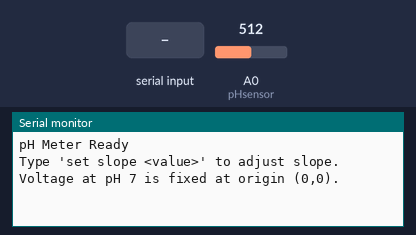
Recording of a sketch running on a simulated Arduino Uno, built with avr-gcc and run on an emulated ATmega328P. Shown: the last lines printed to the serial monitor. The inputs (shaded band) are chosen by the test bench; at power-on: A0 (pHsensor) = 512.

Above: at 1.2 s.
1.3 s: "set slope \n" received over Serial
At 2.3 s:
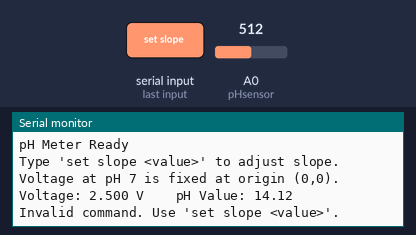
3.0 s: A0 (pHsensor) set to 716
At 4.3 s:
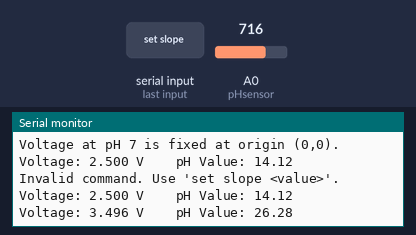
4.5 s: A0 (pHsensor) set to 900
At 5.8 s:
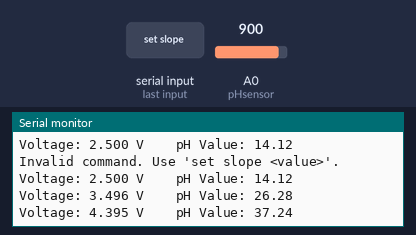
Timing chart, 0 to 7.5 s (numbered marks = the images above; inputs shaded):
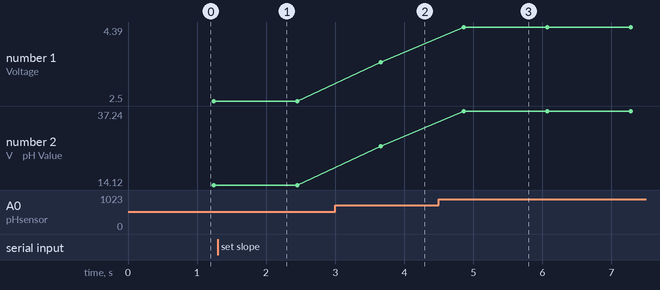

Measured:
- after the input at 1.3 s, the serial monitor: prints a new line after 0.25 s (image 1)
- after the input at 3.0 s, the serial monitor: prints a new line after 0.66 s (image 2)
- after the input at 4.5 s, the serial monitor: prints a new line after 0.36 s (image 3)
- plotted number 1: 2.5 → 3.5 after the input at 3.0 s, 3.5 → 4.39 after the input at 4.5 s
- plotted number 2: 14.12 → 26.28 after the input at 3.0 s, 26.28 → 37.24 after the input at 4.5 s

The sketch:

calibratePH.ino
```cpp
#include <Wire.h>

// Initial calibration constants
float slope = 12.2;           // Default slope
float calibration_voltage = 1.916; // Voltage corresponding to pH 7.0 (set during calibration)

int pHsensor = A0;
int phval = 0;
unsigned long int avgval;
int buffer_arr[10], temp;

float ph_act;

// Timing variables
unsigned long lastDisplayTime = 0; // Tracks the last display update time
const unsigned long displayInterval = 1000; // Interval for displaying pH values (1 second)

void setup() {
  Serial.begin(9600);
  pinMode(pHsensor, INPUT);
  Serial.println("pH Meter Ready");
  Serial.println("Type 'set slope <value>' to adjust slope.");
  Serial.println("Voltage at pH 7 is fixed at origin (0,0).");
}

void loop() {
  // Collect and sort 10 samples from the pH sensor
  for (int i = 0; i < 10; i++) {
    buffer_arr[i] = analogRead(pHsensor);
    delay(30);
  }
  for (int i = 0; i < 9; i++) {
    for (int j = i + 1; j < 10; j++) {
      if (buffer_arr[i] > buffer_arr[j]) {
        temp = buffer_arr[i];
        buffer_arr[i] = buffer_arr[j];
        buffer_arr[j] = temp;
      }
    }
  }

  // Average the middle 6 samples
  avgval = 0;
  for (int i = 2; i < 8; i++) {
    avgval += buffer_arr[i];
  }

  // Convert the average to a voltage
  float volt = (float)avgval * 5 / 1024.0 / 6;

  // Calculate the pH value using the corrected calibration equation
  ph_act = 7 + (slope * (volt - calibration_voltage));

  // Print the pH value every second
  unsigned long currentTime = millis();
  if (currentTime - lastDisplayTime >= displayInterval) {
    lastDisplayTime = currentTime;

    // Print the pH value to the Serial Monitor
    Serial.print("Voltage: ");
    Serial.print(volt, 3); // Voltage with 3 decimal places
    Serial.print(" V    pH Value: ");
    Serial.println(ph_act, 2); // pH with 2 decimal places
  }

  // Check for Serial input to adjust calibration
  if (Serial.available()) {
    String input = Serial.readStringUntil('\n'); // Read user input
    input.trim(); // Remove extra spaces or newlines
    processCommand(input); // Process the input command
  }
}

void processCommand(String input) {
  // Process "set slope <value>" command
  if (input.startsWith("set slope ")) {
    float newSlope = input.substring(10).toFloat();
    slope = newSlope;
    Serial.print("Slope updated to: ");
    Serial.println(slope, 5); // Print slope with 5 decimal places
  }
  else {
    Serial.println("Invalid command. Use 'set slope <value>'.");
  }
}
```
